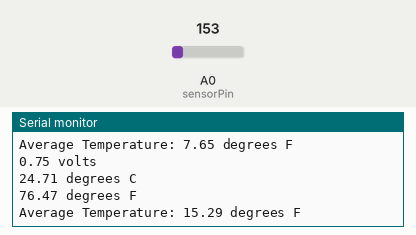
This sketch was run on a simulated Arduino Uno, built with avr-gcc and run on an emulated ATmega328P. Parts: the last lines printed to the serial monitor. Inputs (shaded band) come from the test bench; at power-on: A0 (sensorPin) = 153.

Above: at 1.8 s.
1.9 s: A0 (sensorPin) set to 165
At 2.9 s:
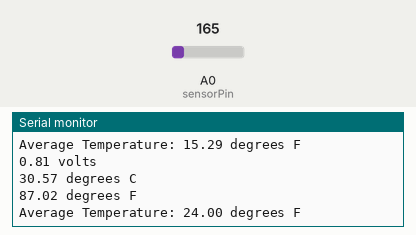
3.4 s: A0 (sensorPin) set to 175
At 4.9 s:
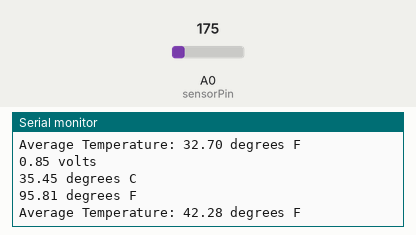
Timing chart, 0 to 6.4 s (numbered marks = the images above; inputs shaded):
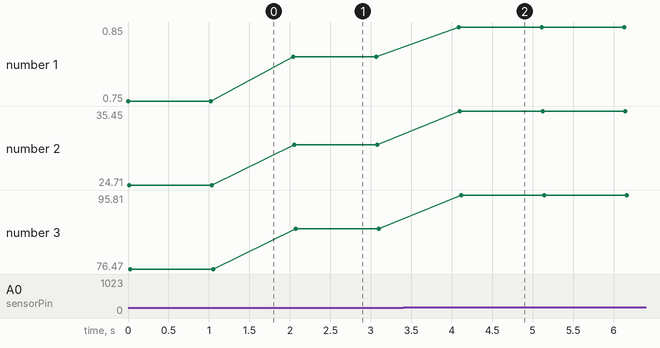

Measured:
- after the input at 1.9 s, the serial monitor: prints a new line after 0.14 s (image 1)
- after the input at 3.4 s, the serial monitor: prints a new line after 0.69 s (image 2)
- plotted number 1: 0.75 → 0.81 after the input at 1.9 s, 0.81 → 0.85 after the input at 3.4 s
- plotted number 2: 24.71 → 30.57 after the input at 1.9 s, 30.57 → 35.45 after the input at 3.4 s
- plotted number 3: 76.47 → 87.02 after the input at 1.9 s, 87.02 → 95.81 after the input at 3.4 s

The sketch:

lab1.ino
```cpp
//TMP36 Pin Variables
int sensorPin = 0; //the analog pin the TMP36's Vout (sense) pin is connected to
                        //the resolution is 10 mV / degree centigrade with a
                        //500 mV offset to allow for negative temperatures
float tempReadings[10] = {0};
float averageTemp = 0;
int storageCount = 0;

/*
 * setup() - this function runs once when you turn your Arduino on
 * We initialize the serial conn ection with the computer
 */
void setup()
{
  Serial.begin(9600);  //Start the serial connection with the computer
                       //to view the result open the serial monitor
}

void loop()                     // run over and over again
{
 //getting the voltage reading from the temperature sensor
 int reading = analogRead(sensorPin);

 // converting that reading to voltage, for 3.3v arduino use 3.3
 float voltage = reading * 5.0;
 voltage /= 1024.0;

 // print out the voltage
 Serial.print(voltage); Serial.println(" volts");

 // now print out the temperature
 float temperatureC = (voltage - 0.5) * 100 ;  //converting from 10 mv per degree wit 500 mV offset
                                               //to degrees ((voltage - 500mV) times 100)
 Serial.print(temperatureC); Serial.println(" degrees C");

 // now convert to Fahrenheit
 float temperatureF = (temperatureC * 9.0 / 5.0) + 32.0;
 tempReadings[storageCount] = temperatureF;
 if(storageCount == 9){
     storageCount = 0;
 }else{
     storageCount++;
 }

 averageTemp = 0;
 for (int i =0; i<10; i++){
     averageTemp += tempReadings[i];
 }
 averageTemp /= 10;

 Serial.print(temperatureF); Serial.println(" degrees F");
 Serial.print("Average Temperature: "); Serial.print(averageTemp); Serial.println(" degrees F");
 Serial.println();

 delay(1000);                                     //waiting a second
}
```
